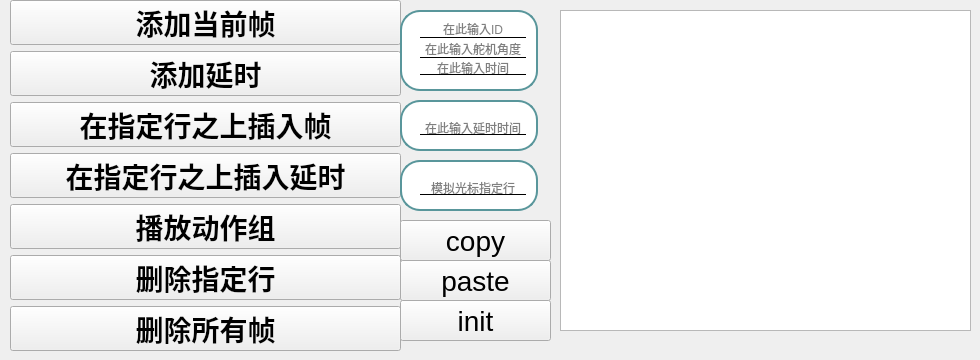
     <widget class="QWidget" name="tab_2">
      <attribute name="title">
       <string>编写舞蹈组</string>
      </attribute>
      <widget class="QWidget" name="layoutWidget">
       <property name="geometry">
        <rect>
         <x>10</x>
         <y>0</y>
         <width>391</width>
         <height>351</height>
        </rect>
       </property>
       <layout class="QVBoxLayout" name="verticalLayout">
        <item>
         <widget class="QPushButton" name="pushButton_addFrame">
          <property name="font">
           <font>
            <pointsize>21</pointsize>
            <bold>true</bold>
           </font>
          </property>
          <property name="text">
           <string>添加当前帧</string>
          </property>
         </widget>
        </item>
        <item>
         <widget class="QPushButton" name="pushButton_delay">
          <property name="font">
           <font>
            <pointsize>21</pointsize>
            <bold>true</bold>
           </font>
          </property>
          <property name="text">
           <string>添加延时</string>
          </property>
         </widget>
        </item>
        <item>
         <widget class="QPushButton" name="pushButton_insertmove">
          <property name="font">
           <font>
            <pointsize>21</pointsize>
            <bold>true</bold>
           </font>
          </property>
          <property name="text">
           <string>在指定行之上插入帧</string>
          </property>
         </widget>
        </item>
        <item>
         <widget class="QPushButton" name="pushButton_insertdelay">
          <property name="font">
           <font>
            <pointsize>21</pointsize>
            <bold>true</bold>
           </font>
          </property>
          <property name="text">
           <string>在指定行之上插入延时</string>
          </property>
         </widget>
        </item>
        <item>
         <widget class="QPushButton" name="pushButton_playGroup">
          <property name="font">
           <font>
            <pointsize>21</pointsize>
            <bold>true</bold>
           </font>
          </property>
          <property name="text">
           <string>播放动作组</string>
          </property>
         </widget>
        </item>
        <item>
         <widget class="QPushButton" name="pushButton_clearline">
          <property name="font">
           <font>
            <pointsize>21</pointsize>
            <bold>true</bold>
           </font>
          </property>
          <property name="text">
           <string>删除指定行</string>
          </property>
         </widget>
        </item>
        <item>
         <widget class="QPushButton" name="pushButton_clearFrames">
          <property name="font">
           <font>
            <pointsize>21</pointsize>
            <bold>true</bold>
           </font>
          </property>
          <property name="text">
           <string>删除所有帧</string>
          </property>
         </widget>
        </item>
       </layout>
      </widget>
      <widget class="QFrame" name="frame_25">
       <property name="enabled">
        <bool>true</bool>
       </property>
       <property name="geometry">
        <rect>
         <x>400</x>
         <y>10</y>
         <width>138</width>
         <height>81</height>
        </rect>
       </property>
       <property name="layoutDirection">
        <enum>Qt::LayoutDirection::RightToLeft</enum>
       </property>
       <property name="styleSheet">
        <string notr="true">* {
  background: white; /* 背景改为白色 */
  border: 2px solid #59969b; /* 使用与滑块一致的颜色 */
  border-radius: 20px;
}

</string>
       </property>
       <property name="frameShape">
        <enum>QFrame::Shape::StyledPanel</enum>
       </property>
       <property name="frameShadow">
        <enum>QFrame::Shadow::Raised</enum>
       </property>
       <widget class="QLineEdit" name="lineEdit_idinput">
        <property name="enabled">
         <bool>true</bool>
        </property>
        <property name="geometry">
         <rect>
          <x>20</x>
          <y>10</y>
          <width>106</width>
          <height>18</height>
         </rect>
        </property>
        <property name="maximumSize">
         <size>
          <width>120</width>
          <height>16777215</height>
         </size>
        </property>
        <property name="layoutDirection">
         <enum>Qt::LayoutDirection::LeftToRight</enum>
        </property>
        <property name="styleSheet">
         <string notr="true">QLineEdit {
            border-top: none;
            border-left: none;
            border-right: none;
            border-bottom: 1px solid black;
            background-color: transparent;
        }
        
        QLineEdit:focus {
            border-bottom: 1px solid #2a70f4;
        }</string>
        </property>
        <property name="alignment">
         <set>Qt::AlignmentFlag::AlignCenter</set>
        </property>
        <property name="placeholderText">
         <string>在此输入ID</string>
        </property>
       </widget>
       <widget class="QLineEdit" name="lineEdit_timeinput">
        <property name="geometry">
         <rect>
          <x>20</x>
          <y>50</y>
          <width>106</width>
          <height>15</height>
         </rect>
        </property>
        <property name="maximumSize">
         <size>
          <width>120</width>
          <height>15</height>
         </size>
        </property>
        <property name="styleSheet">
         <string notr="true">QLineEdit {
            border-top: none;
            border-left: none;
            border-right: none;
            border-bottom: 1px solid black;
            background-color: transparent;
        }
        
        QLineEdit:focus {
            border-bottom: 1px solid #2a70f4;
        }</string>
        </property>
        <property name="alignment">
         <set>Qt::AlignmentFlag::AlignCenter</set>
        </property>
        <property name="dragEnabled">
         <bool>false</bool>
        </property>
        <property name="placeholderText">
         <string>在此输入时间</string>
        </property>
       </widget>
       <widget class="QLineEdit" name="lineEdit_angleinput">
        <property name="enabled">
         <bool>true</bool>
        </property>
        <property name="geometry">
         <rect>
          <x>20</x>
          <y>30</y>
          <width>106</width>
          <height>18</height>
         </rect>
        </property>
        <property name="maximumSize">
         <size>
          <width>120</width>
          <height>16777215</height>
         </size>
        </property>
        <property name="layoutDirection">
         <enum>Qt::LayoutDirection::LeftToRight</enum>
        </property>
        <property name="styleSheet">
         <string notr="true">QLineEdit {
            border-top: none;
            border-left: none;
            border-right: none;
            border-bottom: 1px solid black;
            background-color: transparent;
        }
        
        QLineEdit:focus {
            border-bottom: 1px solid #2a70f4;
        }</string>
        </property>
        <property name="alignment">
         <set>Qt::AlignmentFlag::AlignCenter</set>
        </property>
        <property name="placeholderText">
         <string>在此输入舵机角度</string>
        </property>
       </widget>
      </widget>
      <widget class="QFrame" name="frame_26">
       <property name="enabled">
        <bool>true</bool>
       </property>
       <property name="geometry">
        <rect>
         <x>400</x>
         <y>100</y>
         <width>138</width>
         <height>51</height>
        </rect>
       </property>
       <property name="layoutDirection">
        <enum>Qt::LayoutDirection::RightToLeft</enum>
       </property>
       <property name="styleSheet">
        <string notr="true">* {
  background: white; /* 背景改为白色 */
  border: 2px solid #59969b; /* 使用与滑块一致的颜色 */
  border-radius: 20px;
}

</string>
       </property>
       <property name="frameShape">
        <enum>QFrame::Shape::StyledPanel</enum>
       </property>
       <property name="frameShadow">
        <enum>QFrame::Shadow::Raised</enum>
       </property>
       <widget class="QLineEdit" name="lineEdit_delay">
        <property name="geometry">
         <rect>
          <x>20</x>
          <y>20</y>
          <width>106</width>
          <height>15</height>
         </rect>
        </property>
        <property name="maximumSize">
         <size>
          <width>120</width>
          <height>15</height>
         </size>
        </property>
        <property name="styleSheet">
         <string notr="true">QLineEdit {
            border-top: none;
            border-left: none;
            border-right: none;
            border-bottom: 1px solid black;
            background-color: transparent;
        }
        
        QLineEdit:focus {
            border-bottom: 1px solid #2a70f4;
        }</string>
        </property>
        <property name="alignment">
         <set>Qt::AlignmentFlag::AlignCenter</set>
        </property>
        <property name="dragEnabled">
         <bool>false</bool>
        </property>
        <property name="placeholderText">
         <string>在此输入延时时间</string>
        </property>
       </widget>
      </widget>
      <widget class="QFrame" name="frame_28">
       <property name="enabled">
        <bool>true</bool>
       </property>
       <property name="geometry">
        <rect>
         <x>400</x>
         <y>160</y>
         <width>138</width>
         <height>51</height>
        </rect>
       </property>
       <property name="layoutDirection">
        <enum>Qt::LayoutDirection::RightToLeft</enum>
       </property>
       <property name="styleSheet">
        <string notr="true">* {
  background: white; /* 背景改为白色 */
  border: 2px solid #59969b; /* 使用与滑块一致的颜色 */
  border-radius: 20px;
}

</string>
       </property>
       <property name="frameShape">
        <enum>QFrame::Shape::StyledPanel</enum>
       </property>
       <property name="frameShadow">
        <enum>QFrame::Shadow::Raised</enum>
       </property>
       <widget class="QLineEdit" name="lineEdit_confirm">
        <property name="geometry">
         <rect>
          <x>20</x>
          <y>20</y>
          <width>106</width>
          <height>15</height>
         </rect>
        </property>
        <property name="maximumSize">
         <size>
          <width>120</width>
          <height>15</height>
         </size>
        </property>
        <property name="styleSheet">
         <string notr="true">QLineEdit {
            border-top: none;
            border-left: none;
            border-right: none;
            border-bottom: 1px solid black;
            background-color: transparent;
        }
        
        QLineEdit:focus {
            border-bottom: 1px solid #2a70f4;
        }</string>
        </property>
        <property name="alignment">
         <set>Qt::AlignmentFlag::AlignCenter</set>
        </property>
        <property name="dragEnabled">
         <bool>false</bool>
        </property>
        <property name="placeholderText">
         <string>模拟光标指定行</string>
        </property>
       </widget>
      </widget>
      <widget class="QPushButton" name="pushButton">
       <property name="geometry">
        <rect>
         <x>400</x>
         <y>220</y>
         <width>151</width>
         <height>41</height>
        </rect>
       </property>
       <property name="font">
        <font>
         <pointsize>21</pointsize>
        </font>
       </property>
       <property name="text">
        <string>copy</string>
       </property>
      </widget>
      <widget class="QPushButton" name="pushButton_paste">
       <property name="geometry">
        <rect>
         <x>400</x>
         <y>260</y>
         <width>151</width>
         <height>41</height>
        </rect>
       </property>
       <property name="font">
        <font>
         <pointsize>21</pointsize>
        </font>
       </property>
       <property name="text">
        <string>paste</string>
       </property>
      </widget>
      <widget class="QPushButton" name="pushButton_init_2">
       <property name="geometry">
        <rect>
         <x>400</x>
         <y>300</y>
         <width>151</width>
         <height>41</height>
        </rect>
       </property>
       <property name="font">
        <font>
         <pointsize>21</pointsize>
        </font>
       </property>
       <property name="text">
        <string>init</string>
       </property>
      </widget>
      <widget class="QTextEdit" name="textedit_output">
       <property name="geometry">
        <rect>
         <x>560</x>
         <y>10</y>
         <width>411</width>
         <height>321</height>
        </rect>
       </property>
      </widget>
     </widget>
